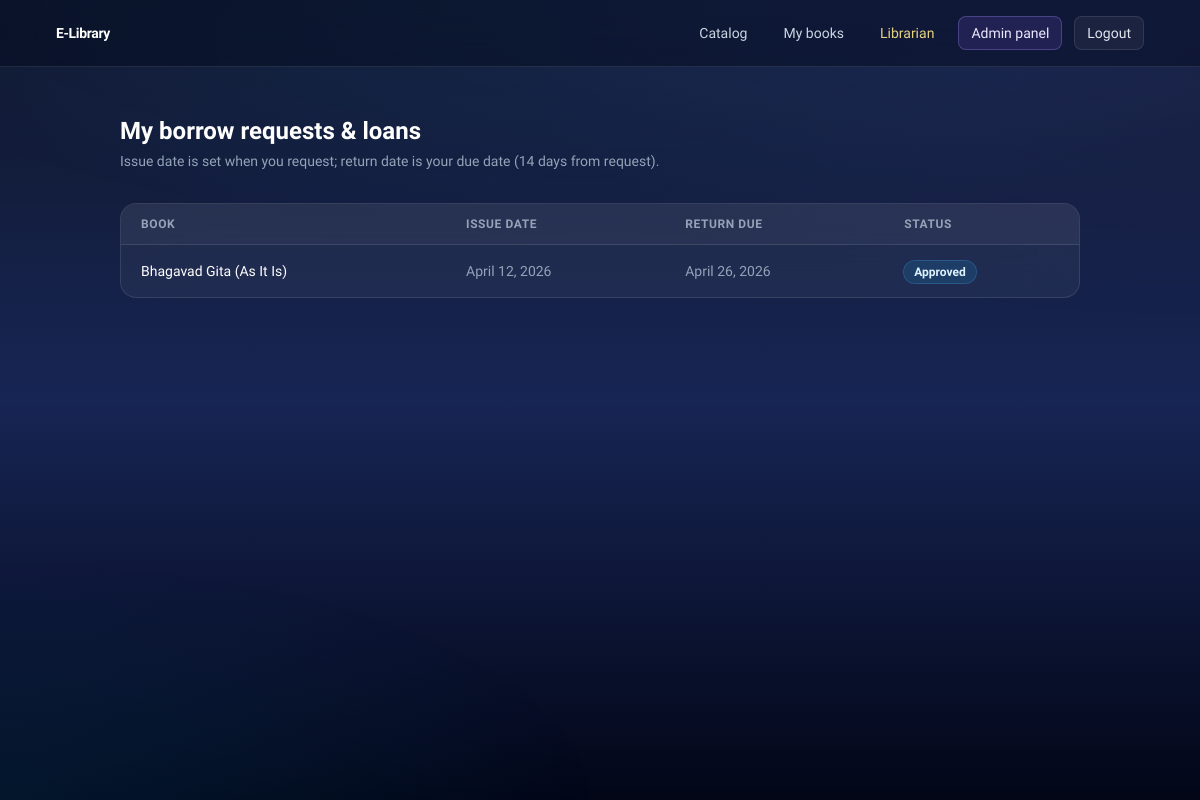
The page /student/ (signed in) on the database as committed earlier.
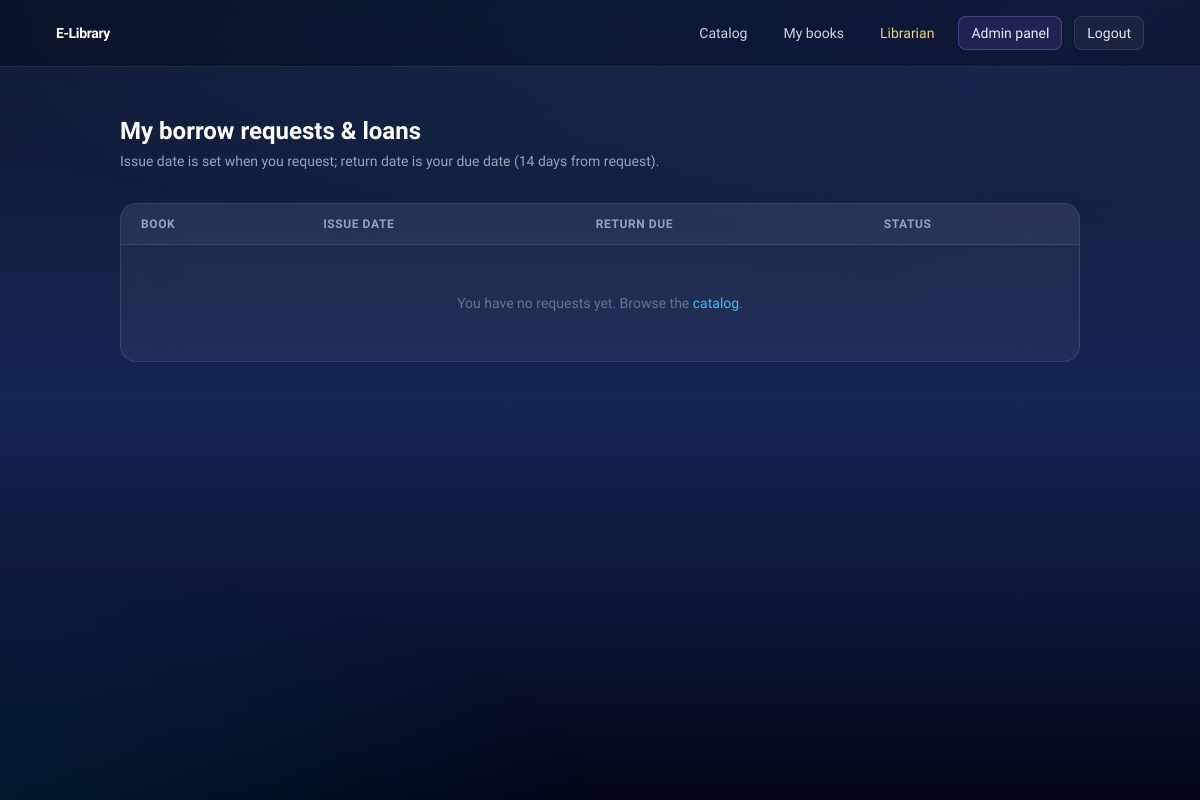
The same page on the database as committed later.
### library/models.py (models this page shows, shortened)
class IssuedBook(models.Model):
    class Status(models.TextChoices):
        PENDING = "pending", "Pending"
        APPROVED = "approved", "Approved"
        RETURNED = "returned", "Returned"
    book = models.ForeignKey(
        Book,
        on_delete=models.CASCADE,
        related_name="issued_books",
    )
    user = models.ForeignKey(
        settings.AUTH_USER_MODEL,
        on_delete=models.CASCADE,
        related_name="issued_books",
    )
    issue_date = models.DateField(auto_now_add=True)
    return_date = models.DateField()
    status = models.CharField(
        max_length=16,
        choices=Status.choices,
        default=Status.PENDING,
    )
    class Meta:
        ordering = ["-issue_date"]
        verbose_name = "Issued book"
        verbose_name_plural = "Issued books"

class Book(models.Model):
    class Category(models.TextChoices):
        FICTION = "fiction", "Fiction"
        TECH = "tech", "Tech"
        SCI_FI = "sci-fi", "Sci-Fi"
        NON_FICTION = "non-fiction", "Non-Fiction"
        BIOGRAPHY = "biography", "Biography"
        HISTORY = "history", "History"
        OTHER = "other", "Other"
    title = models.CharField(max_length=255)
    author = models.CharField(max_length=255)
    isbn = models.CharField(
        max_length=20,
        blank=True,
        default="",
        help_text="International Standard Book Number (optional).",
    )
    category = models.CharField(
        max_length=32,
        choices=Category.choices,
        default=Category.FICTION,
    )
    image = models.ImageField(
        upload_to="book_covers/",
        blank=True,
        null=True,
        help_text="Upload a cover file. If set, this is shown instead of the URL below.",
    )
    image_url = models.URLField(
        max_length=500,
        blank=True,
        default="",
        help_text="Or paste a direct image link (https://…jpg/png). Used when no file is uploaded.",
    )
    is_available = models.BooleanField(default=True)
    class Meta:
        ordering = ["title"]

### library/views.py (the view)
# urls.py: path("student/", student_dashboard, name="student_dashboard"),
@login_required
def student_dashboard(request):
    loans = (
        IssuedBook.objects.filter(user=request.user)
        .select_related("book")
        .order_by("-issue_date")
    )
    return render(
        request,
        "student_dashboard.html",
        {"loans": loans},
    )

### library/templates/student_dashboard.html (shortened to what this page needs)
{% extends "base.html" %}
{% block content %}
<main class="mx-auto max-w-5xl px-4 py-12 sm:px-6 lg:px-8">
    <h1 class="text-2xl font-bold text-white">My borrow requests &amp; loans</h1>
    <p class="mt-1 text-sm text-slate-400">Issue date is set when you request; return date is your due date (14 days from request).</p>
    <div class="mt-8 overflow-hidden rounded-2xl border border-white/10 bg-white/[0.05] backdrop-blur-xl">
        <div class="overflow-x-auto">
            <table class="min-w-full divide-y divide-white/10 text-left text-sm">
                <thead class="bg-white/[0.04] text-xs font-semibold uppercase tracking-wider text-slate-400">
                    <tr>
                        <th class="px-5 py-3">Book</th>
                        <th class="px-5 py-3">Issue date</th>
                        <th class="px-5 py-3">Return due</th>
                        <th class="px-5 py-3">Status</th>
                    </tr>
                </thead>
                <tbody class="divide-y divide-white/5 text-slate-200">
                    {% for row in loans %}
                    <tr class="hover:bg-white/[0.03]">
                        <td class="px-5 py-4 font-medium text-white">{{ row.book.title }}</td>
                        <td class="px-5 py-4 text-slate-400">{{ row.issue_date }}</td>
                        <td class="px-5 py-4 text-slate-400">{{ row.return_date }}</td>
                        <td class="px-5 py-4">
                            {% if row.status == "pending" %}
                            <span class="rounded-full bg-amber-500/15 px-2.5 py-1 text-xs font-semibold text-amber-100 ring-1 ring-amber-400/30">Pending</span>
                            {% elif row.status == "approved" %}
                            <span class="rounded-full bg-sky-500/15 px-2.5 py-1 text-xs font-semibold text-sky-100 ring-1 ring-sky-400/30">Approved</span>
                            {% else %}
                            <span class="rounded-full bg-slate-500/20 px-2.5 py-1 text-xs font-semibold text-slate-200 ring-1 ring-slate-500/30">Returned</span>
                            {% endif %}
                        </td>
                    </tr>
                    {% empty %}
                    <tr>
                        <td colspan="4" class="px-5 py-12 text-center text-slate-500">You have no requests yet. Browse the <a href="{% url 'home' %}" class="text-sky-400 hover:underline">catalog</a>.</td>
                    </tr>
                    {% endfor %}
                </tbody>
            </table>
        </div>
    </div>
</main>
{% endblock %}

### library/templates/base.html (shortened to what this page needs)
<!DOCTYPE html>
<html lang="en">
<head>
    <script src="https://cdn.tailwindcss.com"></script>
</head>
<body class="min-h-screen bg-gradient-to-b from-slate-900 via-blue-950 to-slate-950 text-slate-100 font-sans antialiased">
    <div class="pointer-events-none fixed inset-0 bg-[radial-gradient(ellipse_80%_50%_at_50%_-20%,rgba(59,130,246,0.22),transparent)]"></div>
    <div class="pointer-events-none fixed inset-0 bg-[radial-gradient(ellipse_60%_40%_at_100%_0%,rgba(99,102,241,0.12),transparent)]"></div>
    <div class="pointer-events-none fixed inset-0 bg-[radial-gradient(ellipse_50%_30%_at_0%_100%,rgba(14,165,233,0.1),transparent)]"></div>
    <div class="pointer-events-none fixed inset-0 opacity-[0.035] [background-image:linear-gradient(rgba(255,255,255,0.08)_1px,transparent_1px),linear-gradient(90deg,rgba(255,255,255,0.08)_1px,transparent_1px)] [background-size:48px_48px]"></div>
    <div class="relative z-10">
        <nav class="border-b border-white/10 bg-slate-950/40 backdrop-blur-xl">
            <div class="mx-auto flex max-w-6xl flex-wrap items-center justify-between gap-4 px-4 py-4 sm:px-6 lg:px-8">
                <a href="{% url 'home' %}" class="text-sm font-semibold tracking-tight text-white hover:text-blue-200">E-Library</a>
                <div class="flex flex-wrap items-center gap-3 text-sm">
                    <a href="{% url 'home' %}" class="rounded-lg px-3 py-1.5 text-slate-300 hover:bg-white/5 hover:text-white">Catalog</a>
                    {% if user.is_authenticated %}
                        <a href="{% url 'student_dashboard' %}" class="rounded-lg px-3 py-1.5 text-slate-300 hover:bg-white/5 hover:text-white">My books</a>
                        {% if user.is_staff %}
                            <a href="{% url 'librarian_dashboard' %}" class="rounded-lg px-3 py-1.5 text-amber-200/90 hover:bg-white/5 hover:text-amber-100">Librarian</a>
                        {% endif %}
                        {% if user.is_staff or user.is_superuser %}
                            <a href="/admin/" class="rounded-lg border border-violet-400/30 bg-violet-500/15 px-3 py-1.5 font-medium text-violet-100 hover:bg-violet-500/25">Admin panel</a>
                        {% endif %}
                        <form method="post" action="{% url 'logout' %}" class="inline">
                            <button type="submit" class="rounded-lg border border-white/10 bg-white/5 px-3 py-1.5 text-slate-200 hover:bg-white/10">Logout</button>
                        </form>
                    {% else %}
                        <a href="{% url 'register' %}" class="rounded-lg px-3 py-1.5 text-slate-300 hover:bg-white/5 hover:text-white">Register</a>
                        <a href="{% url 'login' %}" class="rounded-lg bg-blue-600 px-3 py-1.5 font-medium text-white shadow-lg shadow-blue-900/30 hover:bg-blue-500">Login</a>
                    {% endif %}
                </div>
            </div>
        </nav>
        {% block content %}{% endblock %}
    </div>
</body>
</html>

Rows that differ between the two databases and show on the page:
removed IssuedBook: book "Bhagavad Gita (As It Is)", issue_date "April 12, 2026", return_date "April 26, 2026", status "Approved"
Other text that changed with them:
text now shown: "You have no requests yet. Browse the catalog ."
